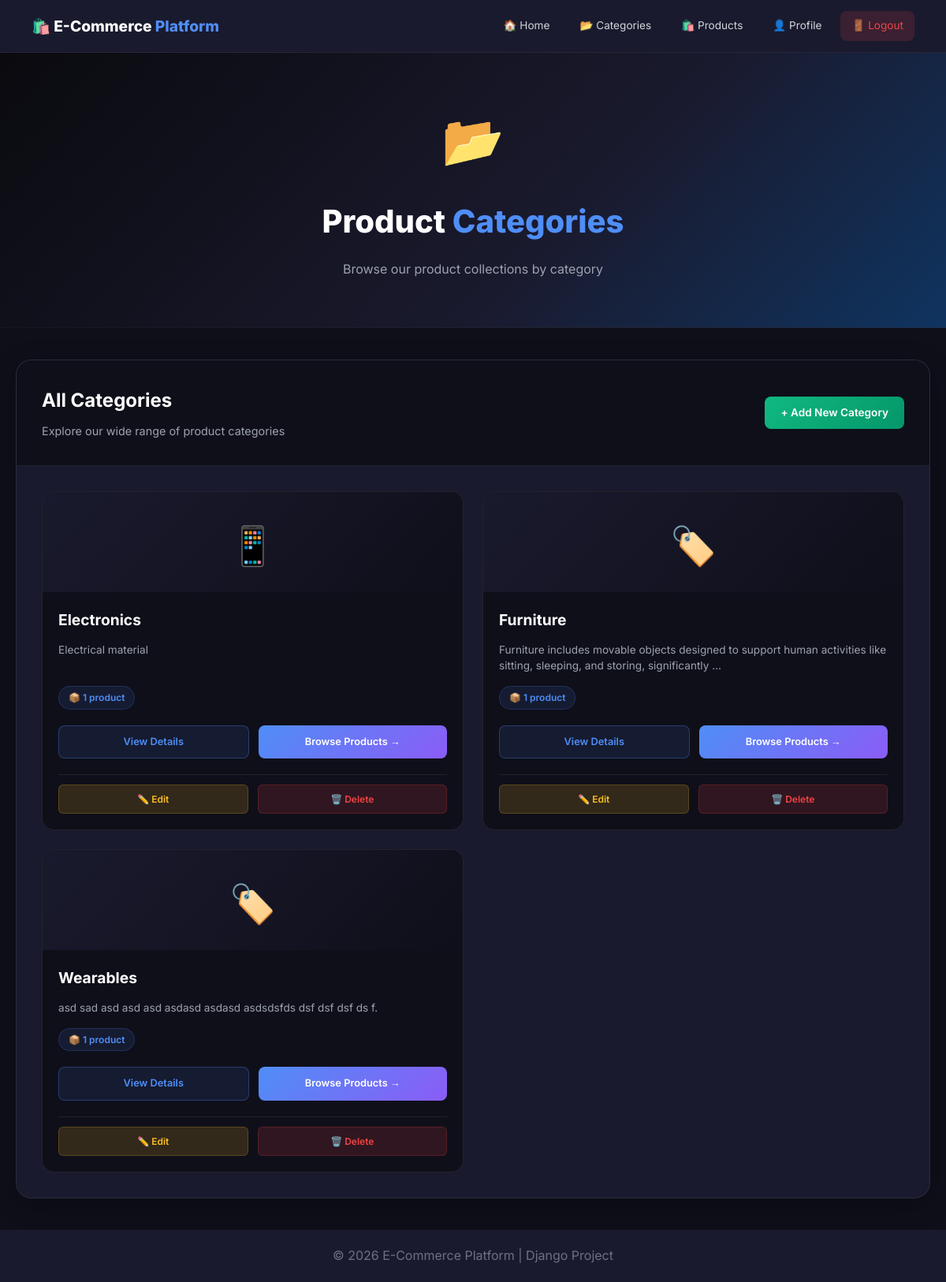
Before: /categories/ (signed in) with the older database file.
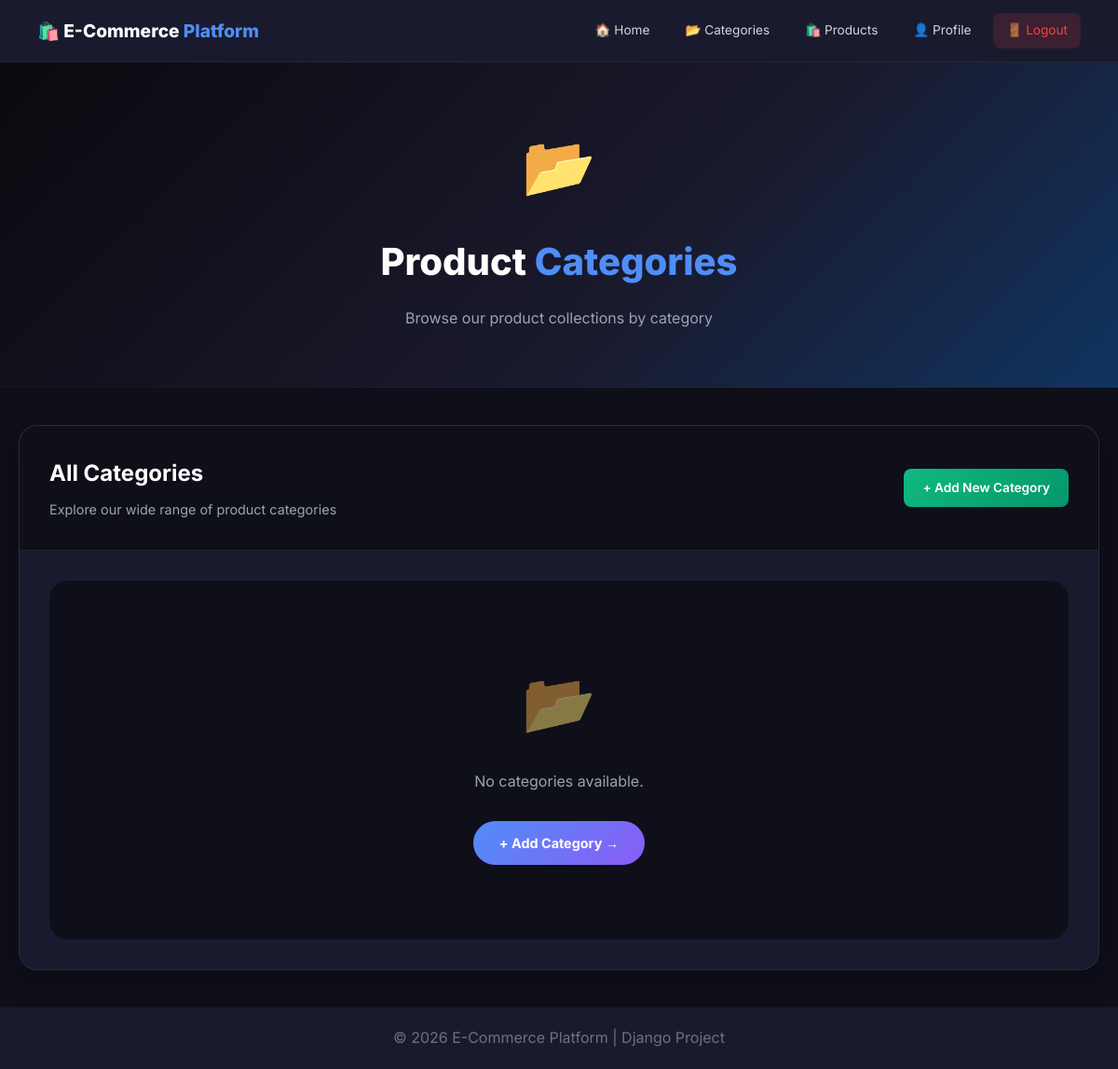
After: the same page with the newer database file.
### categories/models.py (models this page shows, shortened)
class Category(models.Model):
    category_id = models.AutoField(primary_key=True)
    name = models.CharField(max_length=100, unique=True)
    description = models.TextField(blank=True, null=True)
    class Meta:
        verbose_name_plural = "Categories"

### categories/views.py (the view)
# urls.py: path('', views.category_list, name='category_list'),
@login_required
def category_list(request):
    categories = Category.objects.annotate(
        product_count=Count('products')
    ).all()
    return render(request, 'categories/category_list.html', {'categories': categories})

### templates/categories/category_list.html (shortened to what this page needs)
{% extends 'base.html' %}
{% block content %}
<section class="hero">
    <div class="hero-content">
        <div class="categories-icon-large">
            📂
        </div>
        <h1>Product <span>Categories</span></h1>
        <p>Browse our product collections by category</p>
    </div>
</section>
<div class="categories-section">
    <div class="categories-container">
        <div class="categories-header">
            <div class="header-left">
                <h2>All Categories</h2>
                <p>Explore our wide range of product categories</p>
            </div>
            {% if user.is_superuser %}
            <div class="header-right">
                <a href="{% url 'categories:add_category' %}" class="btn-add-category">
                    + Add New Category
                </a>
            </div>
            {% endif %}
        </div>
        <div class="categories-grid">
            {% for category in categories %}
                <div class="category-card">
                    <div class="category-card-icon">
                        {% if category.name == "Electronics" %}📱
                        {% elif category.name == "Clothing" %}👕
                        {% elif category.name == "Books" %}📚
                        {% elif category.name == "Home" %}🏠
                        {% elif category.name == "Toys" %}🎮
                        {% elif category.name == "Sports" %}⚽
                        {% elif category.name == "Beauty" %}💄
                        {% elif category.name == "Food" %}🍕
                        {% else %}🏷️
                        {% endif %}
                    </div>
                    <div class="category-card-content">
                        <h3 class="category-card-name">{{ category.name }}</h3>
                        <p class="category-card-desc">{{ category.description|default:"No description available"|truncatewords:15 }}</p>
                        <div class="category-card-stats">
                            <span class="product-count">📦 {{ category.product_count }} product{{ category.product_count|pluralize }}</span>
                        </div>
                        <div class="category-card-actions">
                            <a href="{% url 'categories:category_detail' category.category_id %}" class="btn-secondary-small">View Details</a>
                            <a href="{% url 'products:products_by_category' category.category_id %}" class="btn-primary-small">Browse Products →</a>
                        </div>
                        {% if user.is_superuser %}
                        <div class="category-admin-actions">
                            <a href="{% url 'categories:update_category' category.category_id %}" class="btn-edit-category">✏️ Edit</a>
                            <a href="{% url 'categories:delete_category' category.category_id %}" class="btn-delete-category">🗑️ Delete</a>
                        </div>
                        {% endif %}
                    </div>
                </div>
            {% empty %}
                <div class="empty-state">
                    <span class="empty-icon">📂</span>
                    <p>No categories available.</p>
                    {% if user.is_superuser %}
                        <a href="{% url 'categories:add_category' %}" class="btn-primary-action" style="margin-top: 20px; display: inline-block;">+ Add Category →</a>
                    {% endif %}
                </div>
            {% endfor %}
        </div>
    </div>
</div>
{% endblock %}

Changed rows visible on the page:
removed Category: name "Electronics", description "Electrical material", product_count "1"
removed Category: name "Furniture", description "Furniture includes movable objects designed to support human activities like sitting, sleeping, and storing, significantly …", product_count "1"
removed Category: name "Wearables", description "asd sad asd asd asd asdasd asdasd asdsdsfds dsf dsf dsf ds f.", product_count "1"
Other visible differences:
text now shown: "📂 No categories available. + Add Category →"
